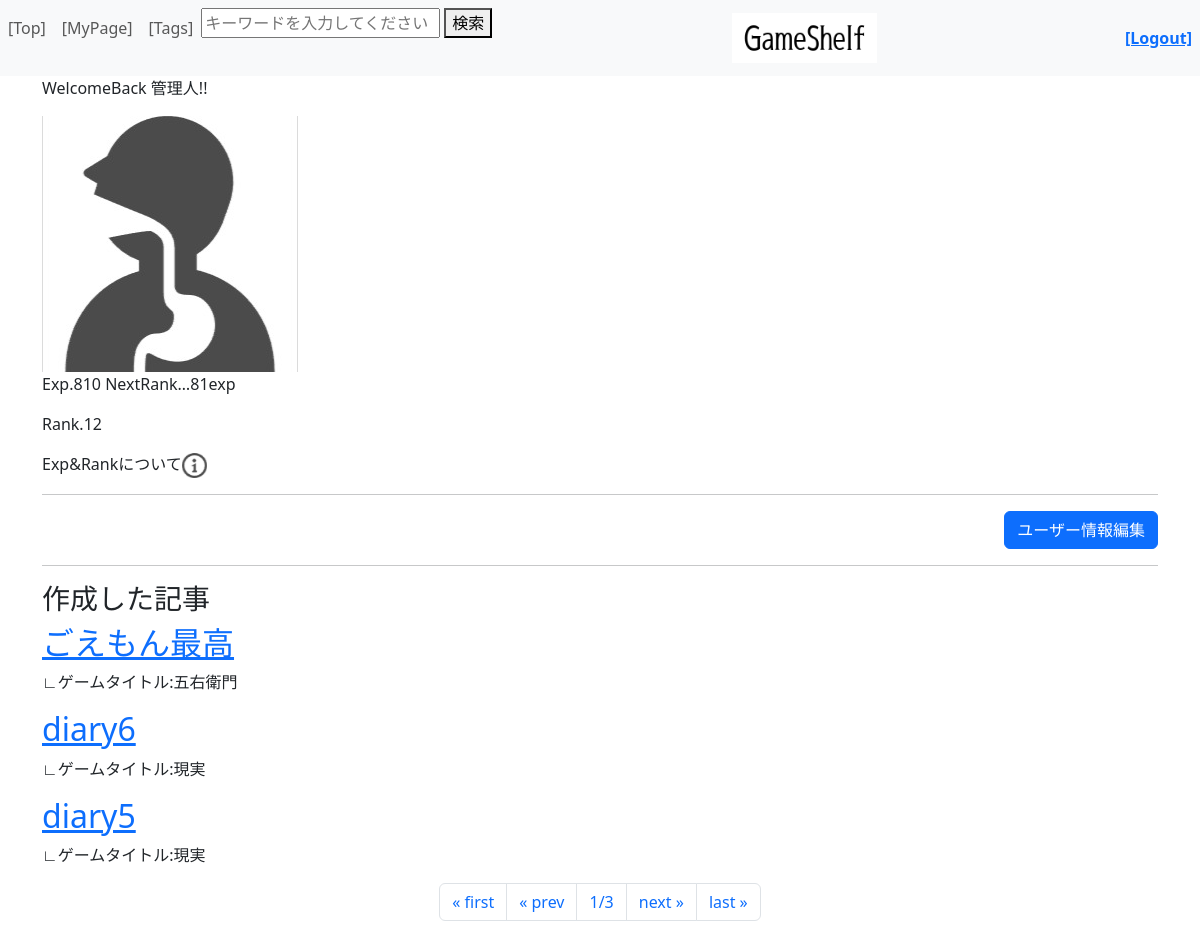
The app's page /accounts/userpage/ (signed in) with its own data.
### accounts/models.py (models this page shows)
class CustomUser(AbstractUser):
    userimage = models.ImageField(verbose_name='プロフィール画像', upload_to="media/", blank=True, null=True) #プロフ画像を管理
    exp = models.IntegerField(verbose_name='経験値', blank=True, null=True) #ユーザーの経験値を管理
    rank = models.IntegerField(verbose_name='ランク', blank=True, null=True) #ユーザーのランクを管理
    nickname = models.CharField(verbose_name='ニックネーム', max_length=10, blank=False, null=False)

### diary/models.py (models this page shows, shortened)
class Diary(models.Model):
    diary_user = models.ForeignKey(CustomUser, on_delete=models.CASCADE)
    diary_game = models.ForeignKey(Game, on_delete=models.CASCADE)
    diary_tag = models.ManyToManyField(Tag)
    diary_title = models.CharField(max_length=100)
    diary_content = models.TextField()
    diary_rating = models.IntegerField(validators=[MaxValueValidator(100)])
    diary_spoiler = models.BooleanField(default=False) #ネタバレチェック、デフォで無し側
    class Meta:
        ordering = ("-id",)

### game/models.py (models this page shows, shortened)
class Game(models.Model):
    game_tag = models.ManyToManyField(Tag)
    game_title = models.CharField(max_length=100)
    game_content = models.TextField()
    game_image = models.ImageField(upload_to="media/", blank=True, null=True)
    class Meta:
        ordering = ['-id']

### accounts/views.py (the view)
# urls.py: path('userpage/',views.userpage,name='userpage'),
def userpage(request):
    if request.user.is_authenticated: # ユーザーが認証されている場合の処理
        print(f"***ユーザーページアクセス*****User：{request.user}******")
        user_diary_all = Diary.objects.filter(diary_user=request.user) #ユーザー作成記事の情報を送付
        paginator = Paginator(user_diary_all, 3) #3つで区切る
        page_number = request.GET.get("page") #指定のページ数を格納
        user_diary = paginator.get_page(page_number) #指定ページの記事を格納
        user_diary_count = Diary.objects.filter(diary_user_id=request.user.id).count() #ユーザーの記事執筆数
        print(f"***user_diary_count:{user_diary_count}***")
        user_diary_comment_count = DiaryComment.objects.filter(diary_comment_user_id=request.user.id).count() #ユーザーの日記へのコメント数
        print(f"***user_diary_comment_count:{user_diary_comment_count}***")
        user_game_comment_count = GameComment.objects.filter(game_comment_user_id=request.user.id).count() #ユーザーのゲームへのコメント数
        print(f"***user_game_comment_count:{user_game_comment_count}***")
        latest_exp=(user_diary_count)*100 + (user_diary_comment_count + user_game_comment_count)*10 #記事執筆は10倍
        print(f"***latest_exp:{latest_exp}***")
        request.user.exp = latest_exp #経験値情報をユーザーテーブルに記録
        latest_rank_data = calculate_rank(latest_exp) #return {'rank': rank, 'remaining_exp': remaining_exp}
        latest_rank = latest_rank_data['rank']  # 'rank' キーを使ってランクを取得
        remaining_exp = latest_rank_data['remaining_exp']  # 'remaining_exp' キーを使って残り経験値を取得
        print(f"***latest_rank:{latest_rank}***")
        print(f"***remaining_exp:{remaining_exp}***")
        request.user.rank = latest_rank #ランク情報をユーザーテーブルに記録
        request.user.save() # EXP&Rank情報をセーブ
        params={
        "login_user"    :   request.user, #現在のログインユーザー情報（request.user）
        "userdiary"     :   user_diary,
        "remaining_exp" :   remaining_exp,
        }
        return render(request, 'accounts/userpage.html', params)
    else:                             # ユーザーが未認証の場合の処理
        print("*****未ログイン*****")
        messages.warning(request, "ログインして下さい")
        return redirect(to="/") #リダイレクトで飛ばす際には「/」がないとトップからの絶対パスとして認識されてしまう

### accounts/views.py (called while the page is built)
def calculate_rank(exp):
    base_exp = 100 # ランクアップに必要な経験値の基準値
    rank = 0 #ランク初期値
    exp_increase_rate = 1.2 #ランクアップに必要な経験値の増加率
    required_exp = 0
    while exp >= required_exp:
        rank += 1
        required_exp = base_exp * (exp_increase_rate ** rank)
        remaining_exp = int(required_exp - exp)
    return {'rank': rank, 'remaining_exp': remaining_exp}

### accounts/templates/accounts/userpage.html (shortened to what this page needs)
{% extends "top/layout.html" %}
{% load static %}
{% block header %}
<p>WelcomeBack {{ login_user.nickname }}!!</p>
{% endblock %}
{% block content %}
{% if login_user.userimage %}
    <img src="{{ MEDIA_URL }}{{ login_user.userimage.url }}" alt="{{ login_user.nickname }}">
{% endif %}
<p>Exp.{{login_user.exp}}  NextRank…{{remaining_exp}}exp</p>
<p>Rank.{{login_user.rank}}</p>
<div class="info" title="EXP:ユーザーの活動(日記執筆、コメント追加)によって得られます。  Rank:Expが一定数溜まると上昇します。">
Exp&Rankについて<img src="../../../static/info.png" height="25">
</div>
<hr>
<form action="{% url 'edituser'%}" method="post" class="mt-3">
    <div style="text-align: right;">
    <button class="btn btn-primary">ユーザー情報編集</button>
    </div>
</form>
<hr>
<h3>作成した記事</h3>
{% for diary in userdiary %}
    <div>
        <h2><a href="/diary/{{ diary.id }}">{{ diary.diary_title }}</a></h2>
        <p>∟ゲームタイトル:{{diary.diary_game.game_title}}
    </div>
{% endfor %}
<ul class="pagination justify-content-center">
    {% if userdiary.has_previous %}
    {% comment %} 先頭ページへ戻る {% endcomment %}
    <li class="page-item">
        <a class="page-link" href="?page=1">&laquo; first</a>
    </li>
    {% comment %} １つ前のページへ {% endcomment %}
    <li class="page-item">
        <a class="page-link" href="?page={{ userdiary.previous_page_number }}">&laquo; prev</a>
    </li>
    {%else%}
    <li class="page-item">
        <a class="page-link" >&laquo; first</a>
    </li>
    <li class="page-item">
        <a class="page-link" >&laquo; prev</a>
    </li>
    {%endif%}
    <li class="page-item">
        <a class="page-link">
            {{userdiary.number}}/{{userdiary.paginator.num_pages}}
        </a>
    </li>
    {% if userdiary.has_next %}
    <li class="page-item">
        <a class="page-link" href="?page={{ userdiary.next_page_number }}">next &raquo;</a>
    </li>
    <li class="page-item">
        <a class="page-link" href="?page={{ userdiary.paginator.num_pages }}">last &raquo;</a>
    </li>
    {%endif%}
</ul>
{% endblock %}

### records on screen
CustomUser: nickname "管理人", userimage (picture), exp "810", rank "12"
Diary: diary_title "ごえもん最高", diary_game.game_title "五右衛門"
Diary: diary_title "diary6", diary_game.game_title "現実"
Diary: diary_title "diary5", diary_game.game_title "現実"

### other values on screen
{{ remaining_exp }} "81"
{{ userdiary.number }} "1"
{{ userdiary.paginator.num_pages }} "3"
